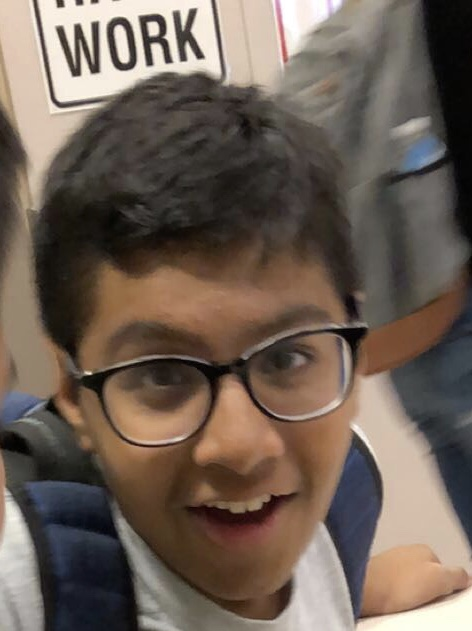
#> input picture Sujay.jpg, 472 x 631 px
$ python Sujay.py   (older library calls are emulated)
#> lines starting #> are read from the running program, lines starting #| are printed output that depends on the picture
from PIL import Image
import PIL
from docx import Document
import os

img = Image.open('Sujay.jpg')
#> img is the input picture: PIL image 472x631 RGB; mean R, G, B 110.1, 96.1, 85.4
img_dude = img.resize((100, 100), PIL.Image.ANTIALIAS)
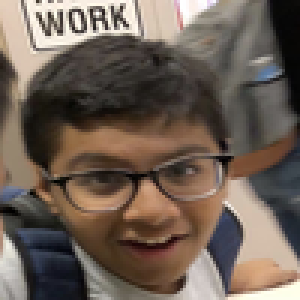
#> img_dude: PIL image 100x100 RGB (shown 3 times larger); mean R, G, B 110.1, 96.1, 85.4
img_dude.save('Meme_Sujay.jpg')
#> (the run stopped early here; a loop or call above may not have finished)
